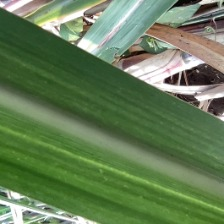
#> input picture backend/dataset/Healthy/19.jpg, 224 x 224 px; its folder holds only this picture in this run
$ python train_model.py
#> lines starting #> are read from the running program, lines starting #| are printed output that depends on the picture
import os
import cv2
import numpy as np
import joblib
from sklearn.model_selection import train_test_split
from sklearn.svm import SVC

# Dataset Directory
DATASET_DIR = "dataset/"
CATEGORIES = ["Healthy", "RedRot", "RedRust","Mosaic","Yellow"]  # Updated categories

def load_data():
    data, labels = [], []

    for category in CATEGORIES:
        path = os.path.join(DATASET_DIR, category)  # Get category path
        label = CATEGORIES.index(category)  # Assign label (0,1,2)

        for img_name in os.listdir(path):  # Loop through images
            img_path = os.path.join(path, img_name)
            img = cv2.imread(img_path, cv2.IMREAD_GRAYSCALE)  # Convert to grayscale
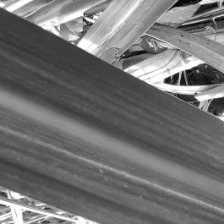
#> img: shape (224, 224); min 2, max 255, mean 113.7
            img = cv2.resize(img, (100, 100))  # Resize for uniformity
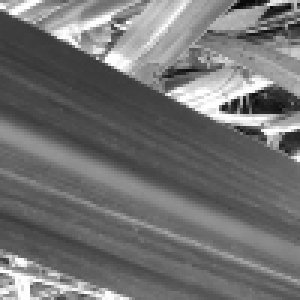
#> img: shape (100, 100) (shown 3 times larger); min 8, max 255, mean 113.6

            data.append(img.flatten())  # Flatten image
            labels.append(label)  # Append category label

    return np.array(data), np.array(labels)

# Load dataset
#> (the run stopped early here; a loop or call above may not have finished)
